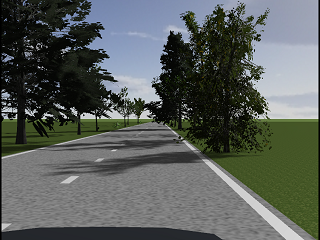
%> input picture prescan.png, 320 x 240 px
$ octave ostu.m   (GNU Octave 9; MATLAB toolbox functions it lacks are replaced by stand-ins)
%> lines starting %> are read from the running program, lines starting %| are printed output that depends on the picture
%% OSTU聚类
% I = imread('道路.bmp');
% I=I(:,:,2);
img = imread('prescan.png');
%> img is the input picture: size 240x320x3 uint8; mean R, G, B 89.3, 94.7, 91.2
img=double(img(:,:,1));
%> img: size 240x320 double
[row,col]=size(img);
%> row = 240; col = 320
img=img(col/3:end,:);
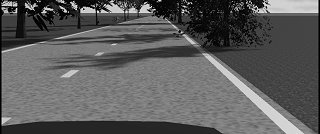
%> img: size 134x320 double; min 0, max 255, mean 92.8
subplot(1,2,1),imshow(img,[]);
data = img(:);
%分成4类
[center,U,obj_fcn] = fcm(data,4);
%> center = [205.1; 124.6; 66.72; 21.22]; obj_fcn = 36 values, max 13554107.4 at index 1, min 3864206.2 at index 36, mean 5612475.2
[~,label] = max(U); %找到所属的类
%变化到图像的大小
img_new = reshape(label,size(img));
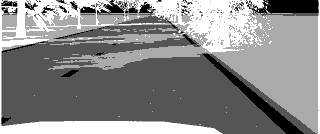
%> img_new: size 134x320 double; min 1, max 4, mean 2.61; drawn with min black and max white
subplot(1,2,2),imshow(img_new,[]);
 %% 中值滤波
 clear;clc;
I=imread('prescan.png');      %读取保存路径下的图片
I=rgb2gray(I);
J=imnoise(I,'salt & pepper',0.02);
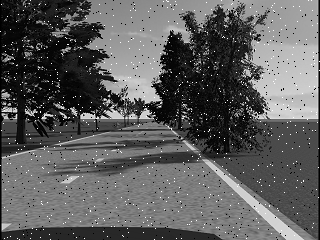
%> J: size 240x320 uint8; min 0, max 255, mean 93.4
subplot(331),imshow(I);title('原图像');
subplot(332),imshow(J);title('添加椒盐噪声图像');
k1=medfilt2(J);               %进行3*3模板中值滤波
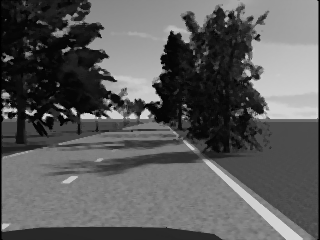
%> k1: size 240x320 uint8; min 0, max 222, mean 91.6
k2=medfilt2(J,[5,5]);       %进行5*5模板中值滤波
k3=medfilt2(J,[7,7]);       %进行7*7模板中值滤波
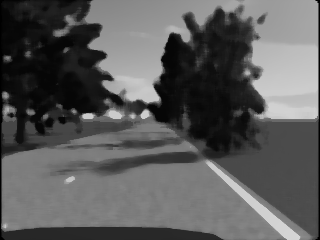
%> k3: size 240x320 uint8; min 0, max 213, mean 90.7
k4=medfilt2(J,[9,9]);       %进行9*9模板中值滤波
subplot(333),imshow(k1);title('3*3模板中值滤波');
subplot(334),imshow(k2);title('5*5模板中值滤波 ');
subplot(335),imshow(k3);title('7*7模 板中值滤波');
subplot(336),imshow(k4);title('9*9 模板中值滤波');
%% sobel算子
% K=fspecial('sobel');     %选择sobel算子
% J1=filter2(K,k1);            %卷积运算
BW1=edge(k1,'sobel');
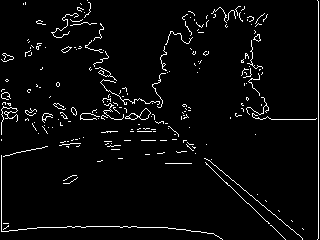
%> BW1: size 240x320 logical; 3.8% white in thin lines or dots
subplot(337),imshow(BW1);title('sobel算子检测图');
BW2=edge(k1,'canny'); %用Canny算子进行边缘检测
%> BW2: size 240x320 logical; 6.2% white in thin lines or dots
subplot(338),imshow(BW2);title('Canny算子检测图');
BW3=edge(k1,'roberts');%用Roberts算子进行边缘检测
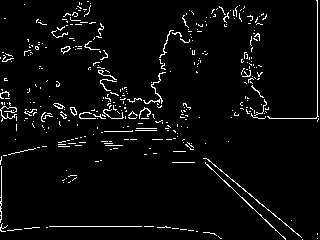
%> BW3: size 240x320 logical; 4% white in thin lines or dots
subplot(339),imshow(BW3);title('Roberts算子检测图');
%%

$ run again, with 道路.bmp saved as prescan.png
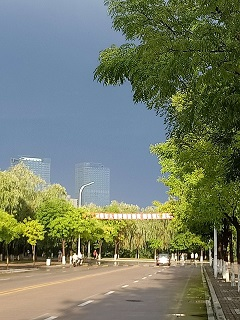
%> input picture 道路.bmp, 240 x 320 px
%> img is the input picture: size 320x240x3 uint8; mean R, G, B 115.2, 123.9, 103.9
%> `img=img(col/3:end,:);`:
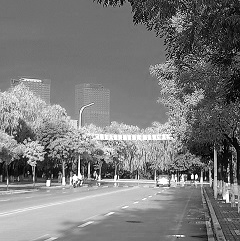
%> img: size 241x240 double; min 0, max 255, mean 122.1
%> center = [202.4; 155; 113.9; 40.26]; obj_fcn = 85 values, max 13845552.3 at index 1, min 10569783.5 at index 85, mean 10669045.7
%> BW1: size 320x240 logical; 3.5% white in thin lines or dots
%> BW2: size 320x240 logical; 9.3% white in thin lines or dots
%> `BW3=edge(k1,'roberts');`:
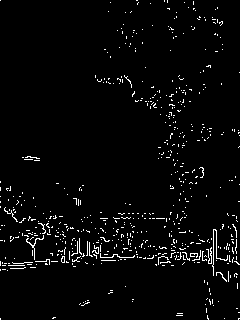
%> BW3: size 320x240 logical; 3% white in thin lines or dots

$ run again, with 1000000.png copied over prescan.png
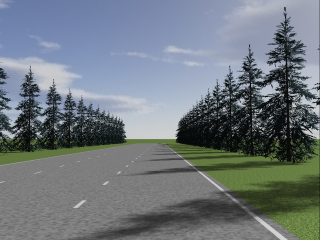
%> input picture 1000000.png, 320 x 240 px
%> img is the input picture: size 240x320x3 uint8; mean R, G, B 111.7, 120.2, 126.2
%> `img=img(col/3:end,:);`:
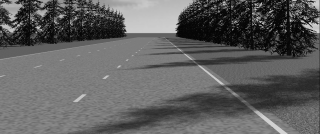
%> img: size 134x320 double; min 4, max 210, mean 94.9
%> center = [190.8; 121.7; 68.28; 19.67]; obj_fcn = 69 values, max 11810165.4 at index 1, min 4796087.5 at index 69, mean 4995367.7
%> BW1: size 240x320 logical; 3.7% white in thin lines or dots
%> BW2: size 240x320 logical; 6.5% white in thin lines or dots
%> `BW3=edge(k1,'roberts');`:
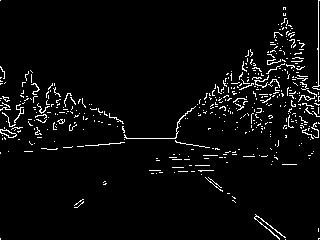
%> BW3: size 240x320 logical; 3.9% white in thin lines or dots

$ run again, with 行车图像.jpg saved as prescan.png
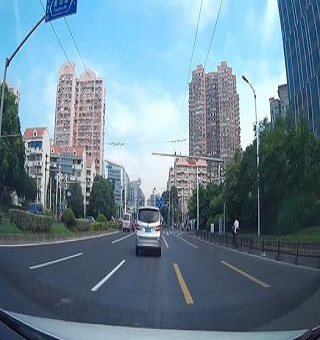
%> input picture 行车图像.jpg, 320 x 340 px
%> img is the input picture: size 340x320x3 uint8; mean R, G, B 106.4, 131.2, 146.6
%> center = [217.8; 143.3; 67.76; 34.77]; obj_fcn = 58 values, max 19717739.2 at index 1, min 11048697.8 at index 58, mean 11677602.6
%> BW1: size 340x320 logical; 3.4% white in thin lines or dots
%> BW2: size 340x320 logical; 6% white in thin lines or dots
%> `BW3=edge(k1,'roberts');`:
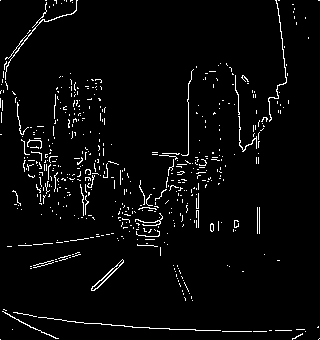
%> BW3: size 340x320 logical; 3.5% white in thin lines or dots
